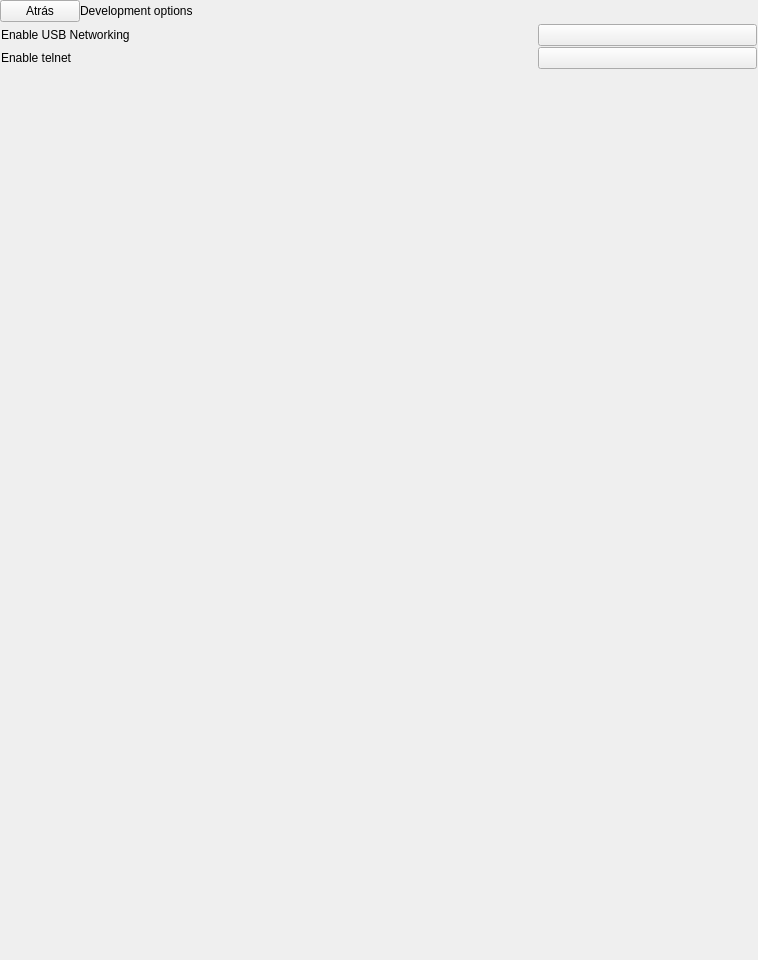
<?xml version="1.0" encoding="UTF-8"?>
<ui version="4.0">
 <class>SettingsDevelopmentOptions</class>
 <widget class="QWidget" name="SettingsDevelopmentOptions">
  <property name="geometry">
   <rect>
    <x>0</x>
    <y>0</y>
    <width>758</width>
    <height>960</height>
   </rect>
  </property>
  <property name="sizePolicy">
   <sizepolicy hsizetype="Expanding" vsizetype="Expanding">
    <horstretch>0</horstretch>
    <verstretch>0</verstretch>
   </sizepolicy>
  </property>
  <property name="minimumSize">
   <size>
    <width>758</width>
    <height>960</height>
   </size>
  </property>
  <property name="maximumSize">
   <size>
    <width>758</width>
    <height>960</height>
   </size>
  </property>
  <property name="windowTitle">
   <string>Form</string>
  </property>
  <property name="styleSheet">
   <string notr="true"/>
  </property>
  <layout class="QVBoxLayout" name="verticalLayout">
   <property name="spacing">
    <number>0</number>
   </property>
   <property name="margin">
    <number>0</number>
   </property>
   <item>
    <widget class="QWidget" name="settingsSectionHeader" native="true">
     <layout class="QHBoxLayout" name="horizontalLayout_8">
      <property name="spacing">
       <number>0</number>
      </property>
      <property name="margin">
       <number>0</number>
      </property>
      <item>
       <widget class="SilentQPushButton" name="backBtn">
        <property name="focusPolicy">
         <enum>Qt::NoFocus</enum>
        </property>
        <property name="text">
         <string>Atrás</string>
        </property>
       </widget>
      </item>
      <item>
       <widget class="QLabel" name="sectionTitleLbl">
        <property name="minimumSize">
         <size>
          <width>0</width>
          <height>0</height>
         </size>
        </property>
        <property name="maximumSize">
         <size>
          <width>16777215</width>
          <height>10000</height>
         </size>
        </property>
        <property name="text">
         <string>Development options</string>
        </property>
       </widget>
      </item>
      <item>
       <spacer name="horizontalSpacer">
        <property name="orientation">
         <enum>Qt::Horizontal</enum>
        </property>
        <property name="sizeHint" stdset="0">
         <size>
          <width>40</width>
          <height>20</height>
         </size>
        </property>
       </spacer>
      </item>
     </layout>
    </widget>
   </item>
   <item>
    <widget class="QFrame" name="settingsMarginTop">
     <property name="frameShape">
      <enum>QFrame::StyledPanel</enum>
     </property>
     <property name="frameShadow">
      <enum>QFrame::Raised</enum>
     </property>
    </widget>
   </item>
   <item>
    <widget class="QWidget" name="settingsMenuListCont" native="true">
     <property name="sizePolicy">
      <sizepolicy hsizetype="Minimum" vsizetype="Preferred">
       <horstretch>0</horstretch>
       <verstretch>0</verstretch>
      </sizepolicy>
     </property>
     <property name="minimumSize">
      <size>
       <width>0</width>
       <height>0</height>
      </size>
     </property>
     <property name="maximumSize">
      <size>
       <width>16777215</width>
       <height>16777215</height>
      </size>
     </property>
     <property name="styleSheet">
      <string notr="true"/>
     </property>
     <layout class="QVBoxLayout" name="verticalLayout_2">
      <property name="spacing">
       <number>0</number>
      </property>
      <property name="margin">
       <number>1</number>
      </property>
      <item>
       <widget class="QWidget" name="enableUsbNetCont" native="true">
        <property name="sizePolicy">
         <sizepolicy hsizetype="Preferred" vsizetype="Preferred">
          <horstretch>0</horstretch>
          <verstretch>0</verstretch>
         </sizepolicy>
        </property>
        <property name="maximumSize">
         <size>
          <width>16777215</width>
          <height>92</height>
         </size>
        </property>
        <layout class="QHBoxLayout" name="horizontalLayout">
         <property name="spacing">
          <number>0</number>
         </property>
         <property name="leftMargin">
          <number>0</number>
         </property>
         <property name="topMargin">
          <number>1</number>
         </property>
         <property name="rightMargin">
          <number>0</number>
         </property>
         <property name="bottomMargin">
          <number>0</number>
         </property>
         <item>
          <widget class="QLabel" name="enableUsbNetLbl">
           <property name="sizePolicy">
            <sizepolicy hsizetype="Expanding" vsizetype="Minimum">
             <horstretch>0</horstretch>
             <verstretch>0</verstretch>
            </sizepolicy>
           </property>
           <property name="text">
            <string>Enable USB Networking </string>
           </property>
           <property name="alignment">
            <set>Qt::AlignLeading|Qt::AlignLeft|Qt::AlignVCenter</set>
           </property>
           <property name="indent">
            <number>0</number>
           </property>
          </widget>
         </item>
         <item>
          <spacer name="horizontalSpacer_2">
           <property name="orientation">
            <enum>Qt::Horizontal</enum>
           </property>
           <property name="sizeHint" stdset="0">
            <size>
             <width>40</width>
             <height>20</height>
            </size>
           </property>
          </spacer>
         </item>
         <item>
          <widget class="QPushButton" name="enableUsbNetBtn">
           <property name="sizePolicy">
            <sizepolicy hsizetype="Fixed" vsizetype="Minimum">
             <horstretch>0</horstretch>
             <verstretch>0</verstretch>
            </sizepolicy>
           </property>
           <property name="minimumSize">
            <size>
             <width>219</width>
             <height>4</height>
            </size>
           </property>
           <property name="text">
            <string/>
           </property>
          </widget>
         </item>
        </layout>
       </widget>
      </item>
      <item>
       <widget class="QWidget" name="enableTelnetCont" native="true">
        <property name="sizePolicy">
         <sizepolicy hsizetype="Preferred" vsizetype="Preferred">
          <horstretch>0</horstretch>
          <verstretch>0</verstretch>
         </sizepolicy>
        </property>
        <property name="maximumSize">
         <size>
          <width>16777215</width>
          <height>90</height>
         </size>
        </property>
        <layout class="QHBoxLayout" name="horizontalLayout_2">
         <property name="spacing">
          <number>0</number>
         </property>
         <property name="leftMargin">
          <number>0</number>
         </property>
         <property name="topMargin">
          <number>1</number>
         </property>
         <property name="rightMargin">
          <number>0</number>
         </property>
         <property name="bottomMargin">
          <number>0</number>
         </property>
         <item>
          <widget class="QLabel" name="enableTelnetLbl">
           <property name="sizePolicy">
            <sizepolicy hsizetype="Expanding" vsizetype="Minimum">
             <horstretch>0</horstretch>
             <verstretch>0</verstretch>
            </sizepolicy>
           </property>
           <property name="text">
            <string>Enable telnet </string>
           </property>
           <property name="alignment">
            <set>Qt::AlignLeading|Qt::AlignLeft|Qt::AlignVCenter</set>
           </property>
           <property name="indent">
            <number>0</number>
           </property>
          </widget>
         </item>
         <item>
          <spacer name="horizontalSpacer_3">
           <property name="orientation">
            <enum>Qt::Horizontal</enum>
           </property>
           <property name="sizeHint" stdset="0">
            <size>
             <width>40</width>
             <height>20</height>
            </size>
           </property>
          </spacer>
         </item>
         <item>
          <widget class="QPushButton" name="enableTelnetBtn">
           <property name="sizePolicy">
            <sizepolicy hsizetype="Fixed" vsizetype="Minimum">
             <horstretch>0</horstretch>
             <verstretch>0</verstretch>
            </sizepolicy>
           </property>
           <property name="minimumSize">
            <size>
             <width>219</width>
             <height>4</height>
            </size>
           </property>
           <property name="text">
            <string/>
           </property>
          </widget>
         </item>
        </layout>
       </widget>
      </item>
     </layout>
    </widget>
   </item>
   <item>
    <spacer name="verticalSpacer">
     <property name="orientation">
      <enum>Qt::Vertical</enum>
     </property>
     <property name="sizeHint" stdset="0">
      <size>
       <width>20</width>
       <height>40</height>
      </size>
     </property>
    </spacer>
   </item>
  </layout>
 </widget>
 <customwidgets>
  <customwidget>
   <class>SilentQPushButton</class>
   <extends>QPushButton</extends>
   <header>SilentQPushButton.h</header>
  </customwidget>
 </customwidgets>
 <resources>
  <include location="../Settings800.qrc"/>
  <include location="../Settings1024.qrc"/>
  <include location="../../bqUi/Ui1024.qrc"/>
  <include location="../../bqUi/Ui800.qrc"/>
 </resources>
 <connections/>
</ui>
